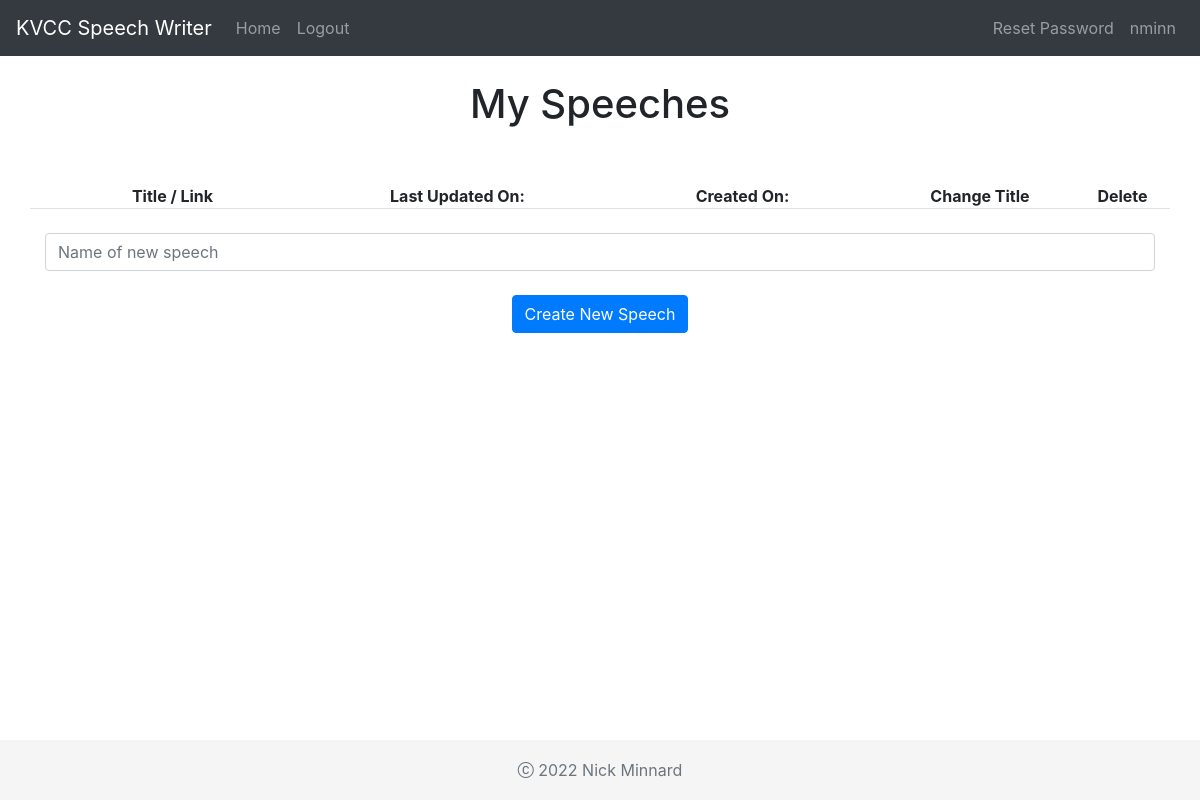
Page / (signed in) on the earlier database version.
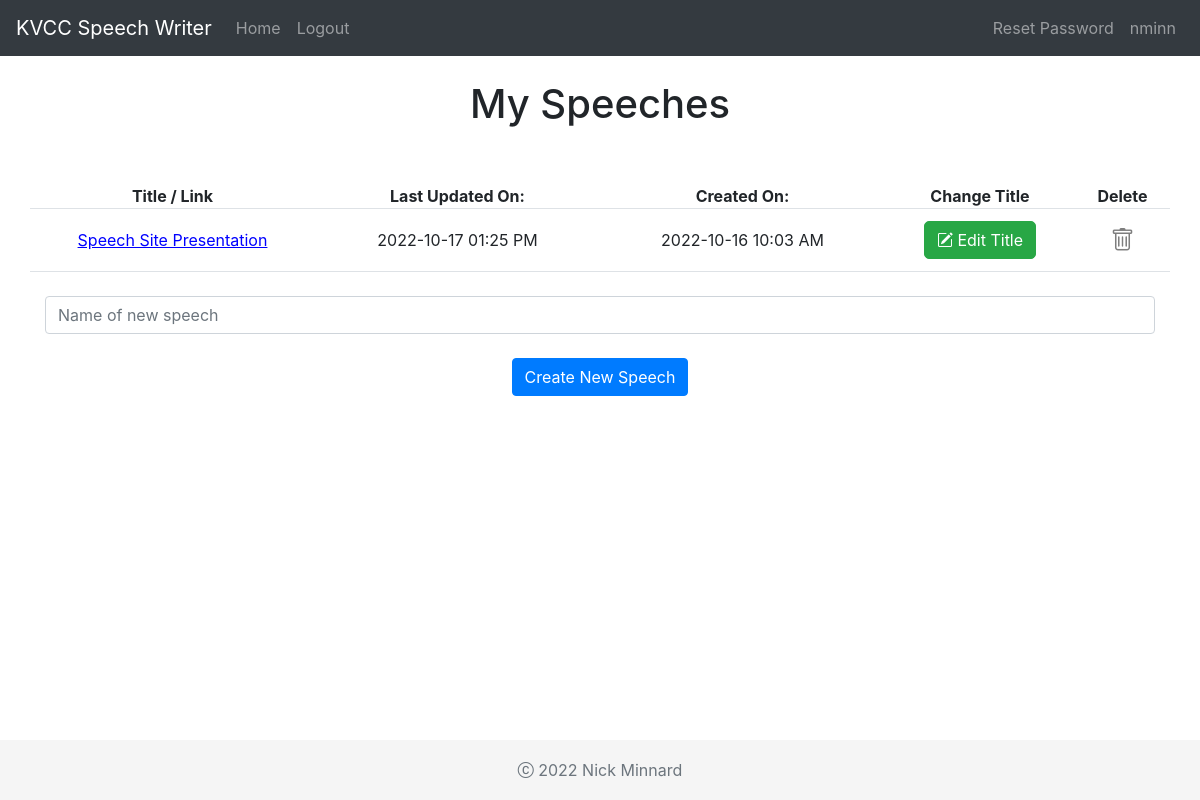
Same page on the later database version.
### app/models.py (models this page shows)
class User(db.Model, UserMixin):
  id = db.Column(db.Integer, primary_key=True)
  email = db.Column(db.String(150), unique=True)
  password = db.Column(db.String(150))
  username = db.Column(db.String(150))
  current_speech_id = db.Column(db.Integer)
  speeches = db.relationship('Speech')

class Speech(db.Model):
  id = db.Column(db.Integer, primary_key=True)
  title = db.Column(db.String(150))
  data = db.Column(
    sqlalchemy_jsonfield.JSONField(
      enforce_string=True,
      enforce_unicode=False
    ),
    nullable=False
  )
  updated = db.Column(db.DateTime(timezone=True), default=datetime.datetime.now(tz=NYC), onupdate=lambda: datetime.datetime.now(tz=NYC))
  created = db.Column(db.DateTime(timezone=True), default=datetime.datetime.now(tz=NYC))
  user_id = db.Column(db.Integer, db.ForeignKey('user.id'))
  def get_updated(self):
    return self.updated.strftime("%Y-%m-%d %I:%M %p")
  def get_created(self):
    return self.created.strftime("%Y-%m-%d %I:%M %p")

### app/views.py (the view, shortened to what this page needs)
@login_required
@views.route('/', methods=['GET', 'POST'])
def home():
  if request.method == 'GET':
    if current_user and current_user.is_authenticated:
      return render_template("home.html", user=current_user)
    else:
      return redirect(url_for("auth.login"))

### app/templates/home.html (shortened to what this page needs)
{% extends "base.html" %}
{% block content %}
<div class="container">
  <br>
  <h1 align="center">My Speeches</h1>
  <br><br>
  <div class="row border-bottom">
    <div class="col-3 d-flex justify-content-center align-items-center">
      <span><b>Title / Link</b></span>
    </div>
    <div class="col-3 d-flex justify-content-center align-items-center">
      <span><b>Last Updated On:</b></span>
    </div>
    <div class="col-3 d-flex justify-content-center align-items-center">
      <span><b>Created On:</b></span>
    </div>
    <div class="col-2 d-flex justify-content-center align-items-center">
      <span><b>Change Title</b></span>
    </div>
    <div class="col-1 d-flex justify-content-center align-items-center">
      <span><b>Delete</b></span>
    </div>
  </div>
  {% for speech in user.speeches %}
  <div class="row border-bottom py-2">
    <div class="col-3 d-flex justify-content-center align-items-center">
      <a class="btn-link" onclick="loadSpeech(document.getElementById('{{speech.id}}').id)" style="cursor: pointer;margin:auto;color:blue;text-decoration:underline;">{{ speech.title }}</a>
    </div>
    <div class="col-3 d-flex justify-content-center align-items-center">
      <span class="">{{ speech.get_updated() }}</span>
    </div>
    <div class="col-3 d-flex justify-content-center align-items-center">
      <span>{{ speech.get_created() }}</span>
    </div>
    <div class="col-2 p-1 d-flex justify-content-center align-items-center">
      <button class="btn btn-success" onclick="updateTitle(document.getElementById('{{speech.id}}').id)" style="border-radius:5px;">
        <i class="bi bi-pencil-square"></i> Edit Title
      </button>
    </div>
    <div class="col-1 d-flex justify-content-center align-items-center">
      <button type="button" id="{{speech.id}}" class="close" onclick="deleteSpeech(document.getElementById('{{speech.id}}').id)">
        <span aria-hidden="true"><i class="bi bi-trash"></i> </span>
      </button>
    </div>
  </div>
  {% endfor %}
  <br>
  <form method="POST">
    <div class="input-group">
      <input name="title" id="title" type="text" class="form-control" placeholder="Name of new speech">
    </div>
    <br>
    <div align="center">
      <button type="submit" class="btn btn-primary">Create New Speech</button>
    </div>
  </form>
</div>
{% endblock %}

### app/templates/base.html (shortened to what this page needs)
<!DOCTYPE html>
<html>
  <head>
    <link rel="stylesheet" href="https://stackpath.bootstrapcdn.com/bootstrap/4.4.1/css/bootstrap.min.css" />
    <link rel="stylesheet" href="https://stackpath.bootstrapcdn.com/font-awesome/4.7.0/css/font-awesome.min.css" />
    <link rel="stylesheet" href="https://cdn.jsdelivr.net/npm/bootstrap-icons@1.9.1/font/bootstrap-icons.css">
    <link rel="stylesheet" href="{{ url_for('static', filename="base.css")}}">
  </head>
  <body>
    <nav class="navbar navbar-expand-lg navbar-dark bg-dark">
      <div class="collapse navbar-collapse" id="navbar">
        {% if user.is_authenticated %}
          <div class="navbar-nav">
            <a class="navbar-brand" href="#">KVCC Speech Writer</a>
            <a class="nav-item nav-link" id="home" href="/">Home</a>
            <a class="nav-item nav-link" id="logout" href="/logout">Logout</a>
          </div>
          <div class="navbar-nav ml-auto">
            <a class="nav-item nav-link mx-auto" id="reset-password" href="/reset-password">Reset Password</a>
            <a class="nav-item nav-link" href="/">{{ user.username }}</a>
          </div>
        {% else %}
          <div class="navbar-nav">
            <a class="nav-item nav-link" id="login" href="/login">Login</a>
            <a class="nav-item nav-link" id="signup" href="/signup">Sign Up</a>
          </div>
        {% endif %}
        </div>
    </nav>
    {% block content %}
    {% endblock %}
    <footer class="footer">
      <div class="container text-center">
        <span class="text-muted"><i class="bi bi-c-circle"></i> 2022 Nick Minnard</span>
      </div>
    </footer>
  </body>
</html>

### app/static/base.css (style rules this page uses)
.footer { position: absolute; bottom: 0; width: 100%; height: 60px; line-height: 60px; background-color: #f5f5f5; }

Differences in the rows shown:
added Speech: title "Speech Site Presentation", get_updated "2022-10-17 01:25 PM", get_created "2022-10-16 10:03 AM"
